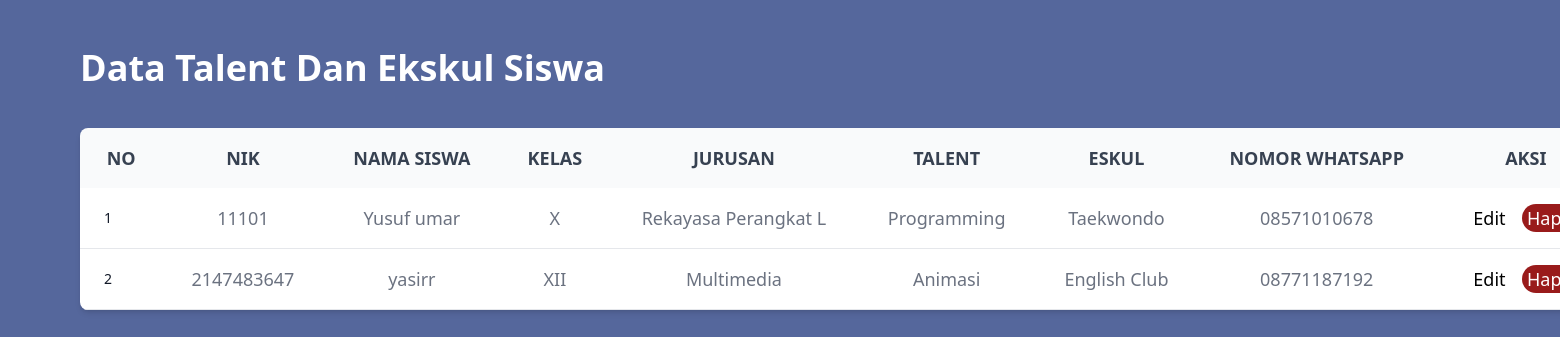
Page /tabel.php on the committed database.
### tables this page shows
CREATE TABLE `tb_siswa` (
  `NIK` int(11) NOT NULL,
  `nama` varchar(20) NOT NULL,
  `kelas` varchar(20) NOT NULL,
  `jurusan` varchar(20) NOT NULL,
  `talent` varchar(20) NOT NULL,
  `eskul` varchar(20) NOT NULL,
  `nomor_wa` varchar(20) NOT NULL
);

### tabel.php (the view, shortened to what this page needs)
<?php
include "koneksi.php";
?>
<!DOCTYPE html>
<html lang="en">
<head>
    <script src="https://cdn.tailwindcss.com"></script>
</head>
<body class="bg-[#55679C]">
<div class=" w-[96rem] ml-20">
        <div class="font-bold text-4xl mb-10 mt-12 text-white">
            Data Talent Dan Ekskul Siswa
        </div>
        <div class="relative overflow-x-auto shadow-md sm:rounded-lg ">
            <table class=" w-full text-sm text-left rtl:text-right text-gray-500 dark:text-gray-400">
                <thead class="text-xs text-gray-700 uppercase bg-gray-50 dark:bg-gray-700 dark:text-gray-400">
                    <tr>
                        <th scope="col" class="text-lg text-center px-5 py-3 px-6 py-4">No</th>
                        <th scope="col" class="text-lg text-center px-5 py-3 px-6 py-4">NIK</th>
                        <th scope="col" class="text-lg text-center px-5 py-3 px-6 py-4">Nama Siswa</th>
                        <th scope="col" class="text-lg text-center px-5 py-3 px-6 py-4">Kelas</th>
                        <th scope="col" class="text-lg text-center px-5 py-3 px-6 py-4">Jurusan</th>
                        <th scope="col" class="text-lg text-center px-5 py-3 px-6 py-4">Talent</th>
                        <th scope="col" class="text-lg text-center px-5 py-3 px-6 py-4">Eskul</th>
                        <th scope="col" class="text-lg text-center px-5 py-3 px-6 py-4">Nomor Whatsapp</th>
                        <th scope="col" class="text-lg text-center px-5 py-3 px-6 py-4">Aksi</th>
                    </tr>
                </thead>
                <tbody>
                    <?php
                    $query = "SELECT * FROM tb_siswa ORDER BY NIK ASC";
                    $tampil = mysqli_query($conn, $query);
                    $urut = 1;
                    while ($result = mysqli_fetch_array($tampil)) {
                        $NIK = $result['NIK'];
                        $nama = $result['nama'];
                        $kelas = $result['kelas'];
                        $jurusan = $result['jurusan'];
                        $talent = $result['talent'];
                        $eskul = $result['eskul'];
                        $nomor_wa = $result['nomor_wa'];
                    ?>
                        <tr class="bg-white border-b dark:bg-gray-800 dark:border-gray-700 hover:bg-gray-50 dark:hover:bg-gray-600">
                            <th scope="row" class="px-6 py-4 font-medium text-gray-900 whitespace-nowrap dark:text-white"><?php echo $urut++; ?></th>
                            <td class="text-lg text-center px-5 py-3 px-6 py-4"><?php echo $NIK; ?></td>
                            <td class="text-lg text-center px-5 py-3 px-6 py-4"><?php echo $nama; ?></td>
                            <td class="text-lg text-center px-5 py-3 px-6 py-4"><?php echo $kelas; ?></td>
                            <td class="text-lg text-center px-5 py-3 px-6 py-4"><?php echo $jurusan; ?></td>
                            <td class="text-lg text-center px-5 py-3 px-6 py-4"><?php echo $talent; ?></td>
                            <td class="text-lg text-center px-5 py-3 px-6 py-4"><?php echo $eskul; ?></td>
                            <td class="text-lg text-center px-5 py-3 px-6 py-4"><?php echo $nomor_wa; ?></td>
                            <td class="text-lg text-center px-5 py-3 px-6 py-4">
                                <a href="index.php?op=ubah&NIK=<?php echo $NIK; ?>"><button type="button" class="text-center items-center bg-white text-black w-12 rounded-full">Edit</button></a>
                                <a href="delete.php?NIK=<?php echo $NIK; ?>" onclick="return confirm('Apakah Anda Yakin Ingin Menghapus Data Ini ???')"><button type="button" class="text-center items-center ml-1 bg-red-800 text-white w-16 rounded-full">Hapus</button></a>
                            </td>
                        </tr>
                    <?php
                    }
                    ?>
                </tbody>
            </table>
        </div>
    </div>
                </body>
                </html>

### rows in the picture
tb_siswa: NIK "11101", nama "Yusuf umar", kelas "X", jurusan "Rekayasa Perangkat L", talent "Programming", eskul "Taekwondo", nomor_wa "08571010678"
tb_siswa: NIK "2147483647", nama "yasirr", kelas "XII", jurusan "Multimedia", talent "Animasi", eskul "English Club", nomor_wa "08771187192"
